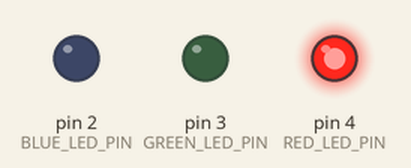
This sketch was run on a simulated Arduino Uno, built with avr-gcc and run on an emulated ATmega328P. On the bench: output pins drawn as LEDs (lit = HIGH).

Above: at 0.07 s.
At 0.97 s:
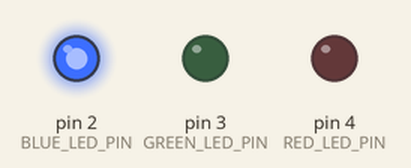
At 2.02 s:
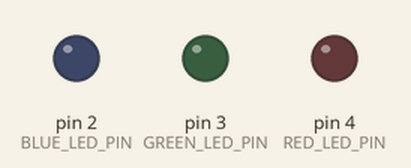
At 3.97 s:
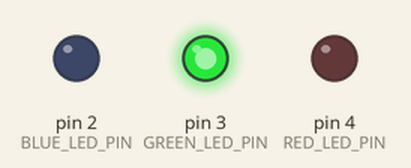
Timing chart, 0 to 4.3 s (numbered marks = the images above):
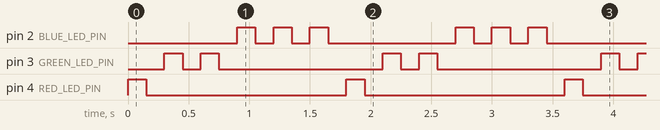

The sketch:

67-controlling-leds.ino
```cpp
const int RED_LED_PIN = 4;
const int GREEN_LED_PIN = 3;
const int BLUE_LED_PIN = 2;

void setup() {
  pinMode(RED_LED_PIN, OUTPUT);
  pinMode(GREEN_LED_PIN, OUTPUT);
  pinMode(BLUE_LED_PIN, OUTPUT);
}

void loop() {
  lightUp(RED_LED_PIN, 1, 150);
  lightUp(GREEN_LED_PIN, 2, 150);
  lightUp(BLUE_LED_PIN, 3, 150);
}

void lightUp(int pinID, int blinkTimes, int delayVal) {
  int ledValue = LOW;
  for (int i = 0; i < blinkTimes * 2; i++) {
    ledValue = !ledValue;
    digitalWrite(pinID, ledValue);
    delay(delayVal);
  }
}
```

Measured:
- by itself, pin 2 (BLUE_LED_PIN): repeats every 1.8 s: 2 × (LOW 0.15 s, HIGH 0.15 s), LOW 1.1 s, HIGH 0.15 s
- by itself, pin 3 (GREEN_LED_PIN): repeats every 1.8 s: LOW 0.15 s, HIGH 0.15 s, LOW 1.4 s, HIGH 0.15 s
- by itself, pin 4 (RED_LED_PIN): alternates HIGH for 0.15 s and LOW for 1.7 s
